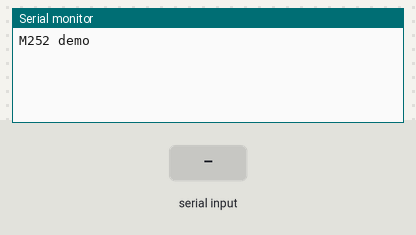
Bench run of a sketch on a simulated Arduino Uno, built with avr-gcc and run on an emulated ATmega328P. Shown: the last lines printed to the serial monitor. The inputs (shaded band) are chosen by the test bench.

Above: at 2.2 s.
2.3 s: "1" received over the second serial link
At 3.5 s:
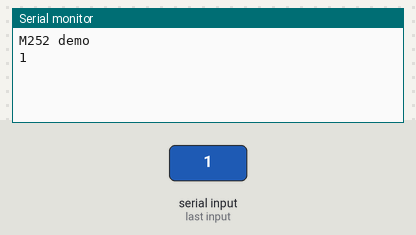
3.8 s: "0" received over the second serial link
At 4.7 s:
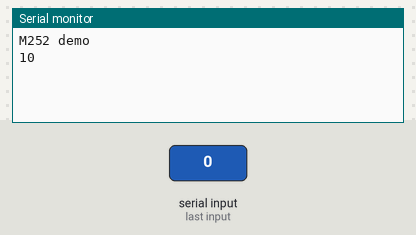

The sketch:

main.ino
```cpp
#include <SoftwareSerial.h>

SoftwareSerial tb2Serial(6, 7); // RX, TX

void setup() {
// Open serial communications and wait for port to open:
    Serial.begin(115200);
    while (!Serial) {
        ; // wait for serial port to connect. Needed for native USB port only
    }
    Serial.println("M252 demo");
    tb2Serial.begin(19200);
    delay(1000);
}

void loop(void) {
    if (tb2Serial.available()) {
       Serial.write(tb2Serial.read());
    }
    if (Serial.available()) {
        tb2Serial.write(Serial.read());
    }
}
```

Measured:
- after the input at 2.3 s, the serial monitor: prints a new line at once (image 1)
- after the input at 3.8 s, the serial monitor: prints a new line at once (image 2)
